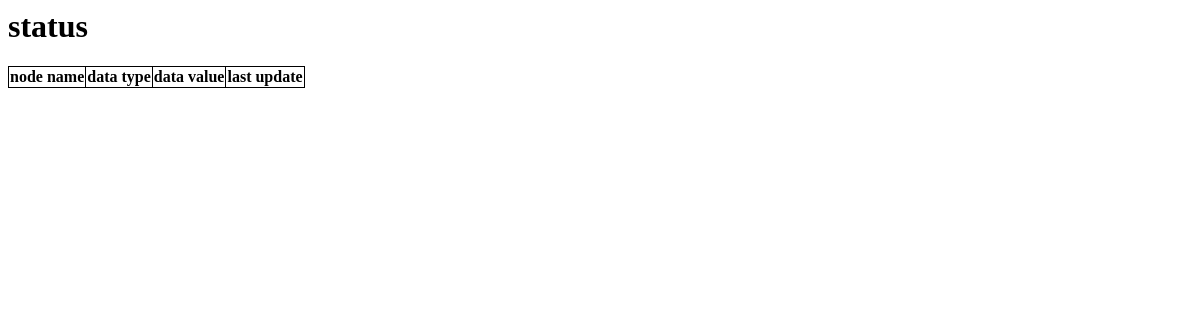
Before: / with the older database file.
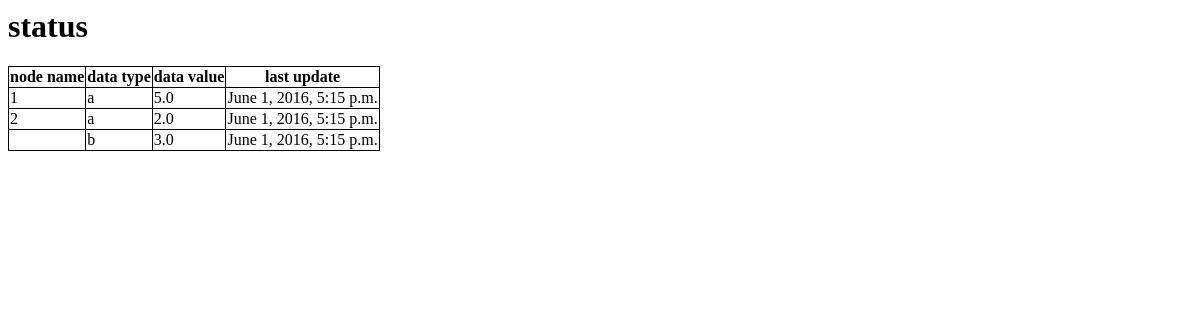
After: the same page with the newer database file.
### data_collector/models.py (models this page shows, shortened)
class DataPoint(models.Model):
    node_name = models.CharField(max_length=250)
    datetime = models.DateTimeField(auto_now_add=True)
    data_type = models.CharField(max_length=100)
    data_value=models.FloatField()

### data_collector/views.py (the view, shortened to what this page needs)
# urls.py: url(r'^$',StatusView.as_view() ,name='status'),
class StatusView(TemplateView):
    template_name = 'status.html'
    def get_context_data(self, **kwargs):
        ctx = super(StatusView,self).get_context_data(**kwargs)
        nodes_and_data_types=DataPoint.objects.all().values('node_name','data_type').distinct()
        status_data_dict =dict()
        for nodes_and_data_type_pair in nodes_and_data_types:
            node_name=nodes_and_data_type_pair['node_name']
            data_type=nodes_and_data_type_pair['data_type']
            data_point_map = status_data_dict.setdefault(node_name,dict())
            data_point_map[data_type]=DataPoint.objects.filter(node_name=node_name,data_type=data_type).latest('datetime')
        ctx['status_data_dict']=status_data_dict
        return ctx

### data_collector/templates/status.html
{% extends "base.html" %}
{% block content %}
    <h1>status</h1>
    <table>
        <tbody>
        <tr>
            <th>node name</th>
            <th>data type</th>
            <th>data value</th>
            <th>last update</th>
        </tr>
        {% for node_name,data_type_to_data_point_map in status_data_dict.items %}
            {% for data_type,data_point in data_type_to_data_point_map.items %}
                <tr>
                    <td>{% if forloop.first %}{{ node_name }}{% endif %}</td>
                    <td>{{ data_type }}</td>
                    <td>{{ data_point.data_value }}</td>
                    <td>{{ data_point.datetime }}</td>
                </tr>
                {% endfor %}
        {% endfor %}
        </tbody>
    </table>
{% endblock %}

### data_collector/templates/base.html (shortened to what this page needs)
<html>
<head>
</head>
<body>
    {% block content %}
    {% endblock %}
</body>
</html>

### data_collector/templates/base.html (style rules this page uses)
table { border-collapse: collapse; }
table, th, td { border: 1px solid black; }

Changed rows visible on the page:
added DataPoint: node_name "1", data_type "a", data_value "5.0", datetime "June 1, 2016, 5:15 p.m."
added DataPoint: node_name "2", data_type "a", data_value "2.0", datetime "June 1, 2016, 5:15 p.m."
added DataPoint: data_type "b", data_value "3.0", datetime "June 1, 2016, 5:15 p.m."
